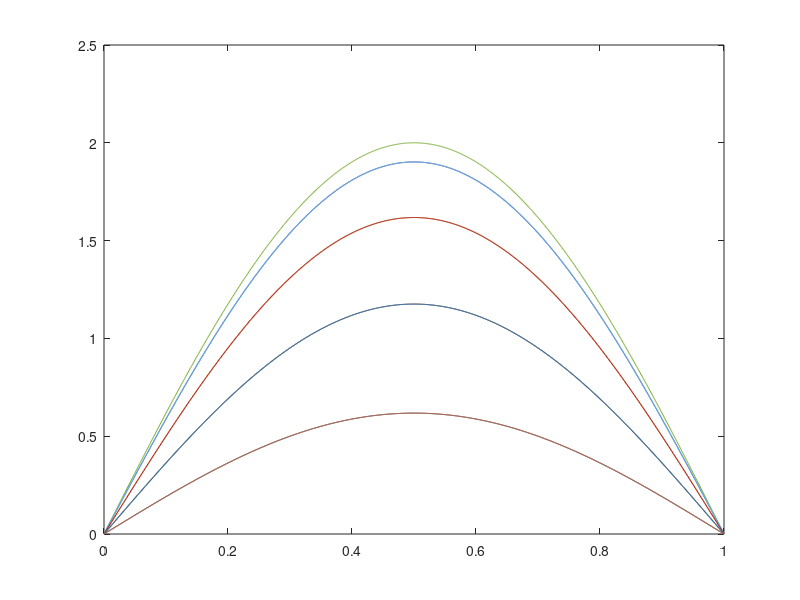
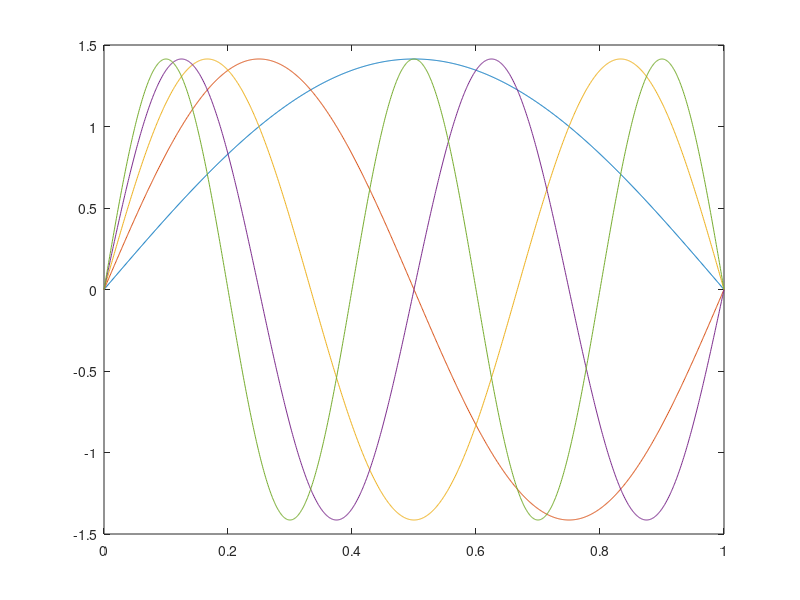
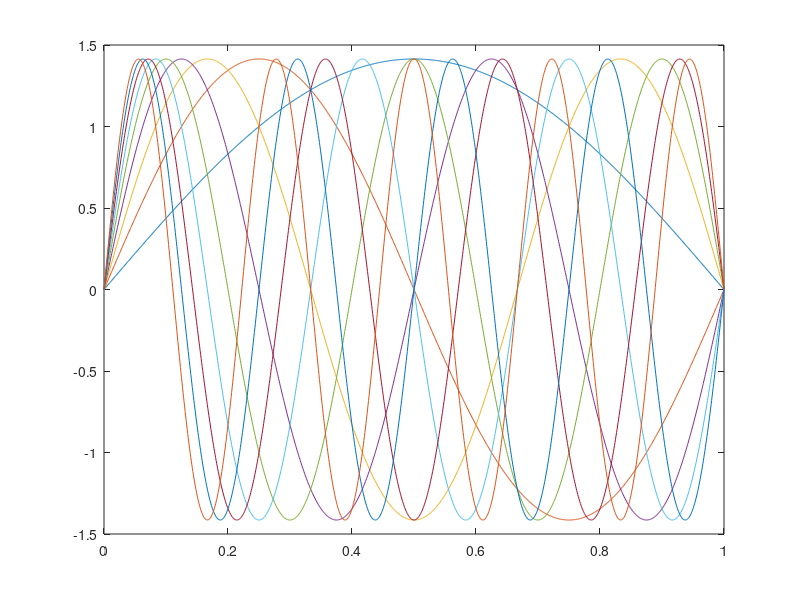
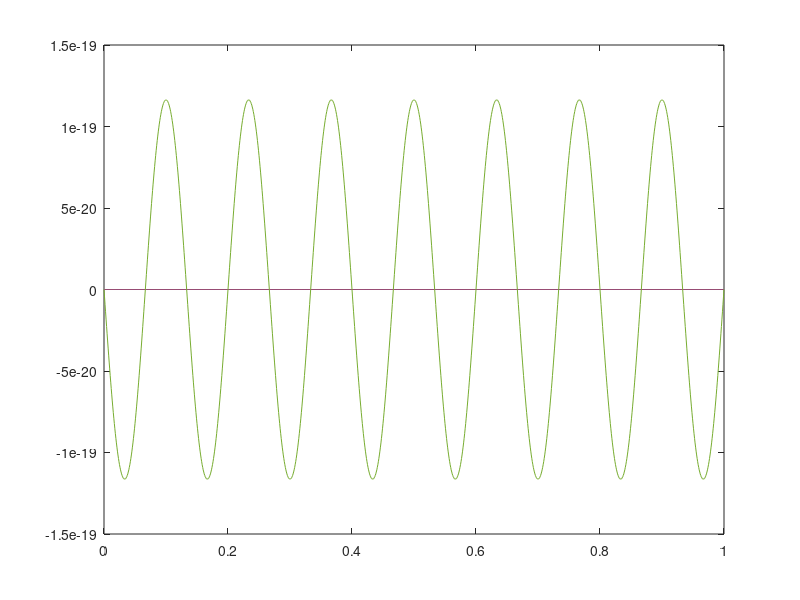

MATLAB code for these plots, in order:
% PlotKernelSeries
% Computes and plots kernels given by a Mercer series
close all
x = linspace(0,1,11)';
xx = linspace(0,1,1201)';
%% iterated Brownian bridge kernel
x=x(2:end-1);
ep = 0; beta = 20;
phifunc = @(n,x) sqrt(2)*sin(pi*x*n);
lambdafunc = @(n) ((n*pi).^2+ep^2).^(-beta);
%% Brownian motion kernel, K(x,z) = min(x,z)
% x=x(2:end);
% phifunc = @(n,x) sqrt(2)*sin(pi*x*(2*n-1)/2);
% lambdafunc = @(n) 4./((2*n-1).^2*pi^2);
%% "reversed" Brownian motion kernel, K(x,z) = 1 - max(x,z)
% x=x(1:end-1);
% phifunc = @(n,x) sqrt(2)*cos(pi*x*(2*n-1)/2);
% lambdafunc = @(n) 4./((2*n-1).^2*pi^2);
%% Mercer series
N = length(x);
%M = ceil(1/pi*sqrt(eps^(-1/beta)*(N^2*pi^2+ep^2)-ep^2));
M = 1000;
Lambda = diag(lambdafunc(1:M));
Phi_interp = phifunc(1:M,x);
Phi_eval = phifunc(1:M,xx);
Kbasis = Phi_eval*Lambda*Phi_interp'/Lambda(1,1);
%% Plot kernel basis obtained via Mercer series
plot(xx,Kbasis)
%% Plot first 5 eigenfunctions
figure
plot(xx,Phi_eval(:,1:5))
%% HS-SVD stuff
I_N = eye(N);
Phi_1 = Phi_interp(:,1:N);
Phi_2 = Phi_interp(:,N+1:end);
Lambda_1 = Lambda(1:N,1:N);
Lambda_2 = Lambda(N+1:M,N+1:M);
Correction = Lambda_2*(Phi_1\Phi_2)'/Lambda_1;
Psi_basis = Phi_eval*[I_N;Correction];
%Kbasis = Psi_eval*Lambda_1*Phi_1'/Lambda(1,1);
%% Plot Psi basis
figure
plot(xx,Psi_basis);%(:,1:3))
Phi_correct = Phi_eval(:,N+1:M)*Correction;
%% Plot correction added to first N eigenfunctions to obtain Psi basis
figure
plot(xx,Phi_correct(:,1:5))

